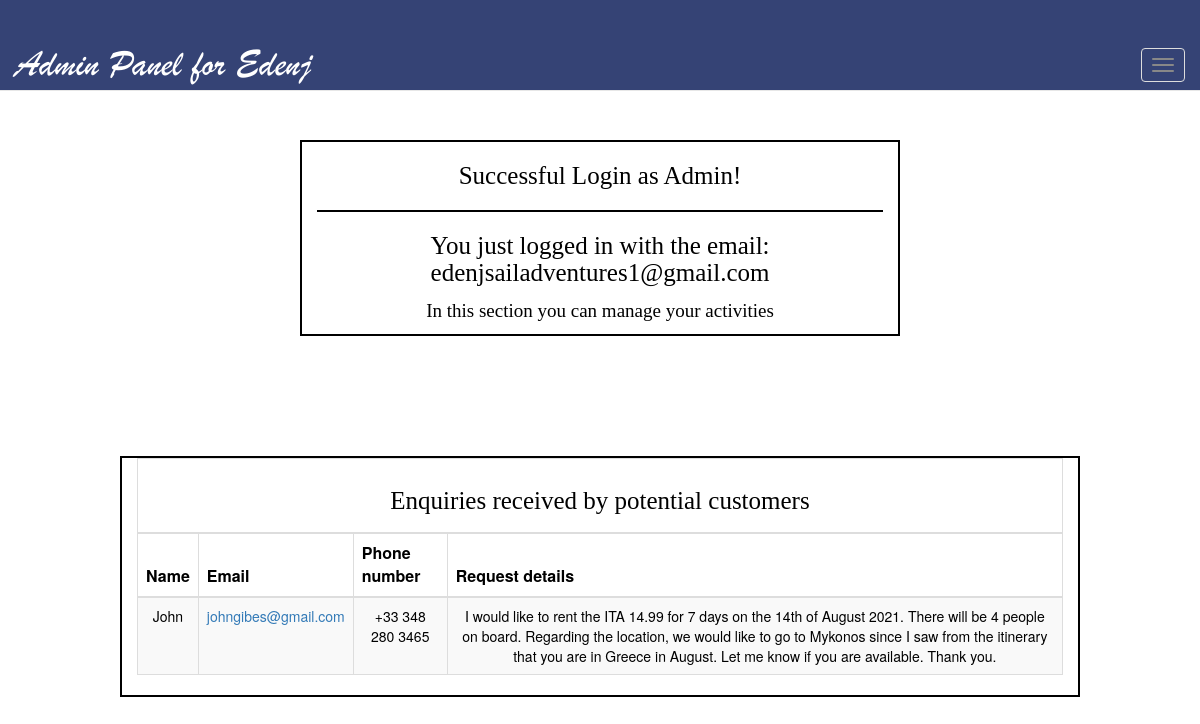
The page /admin-panel.php (signed in) on the database its author committed.
### tables this page shows
CREATE TABLE `enquire` (
  `id` int(11) NOT NULL,
  `name` varchar(255) NOT NULL,
  `email` varchar(255) NOT NULL,
  `phone` varchar(50) NOT NULL,
  `details` varchar(999) NOT NULL
);

### admin-panel.php (the view, shortened to what this page needs)
<!DOCTYPE html>
<html>
<head>
    <link rel="stylesheet" href="https://maxcdn.bootstrapcdn.com/bootstrap/3.3.7/css/bootstrap.min.css">
    <link rel="stylesheet" href="//use.fontawesome.com/releases/v5.0.7/css/all.css">
    <link rel="stylesheet" type="text/css" href="css/style.css">
</head>
<body>
    <div class="container">
        <nav class="navbar navbar-default navbar-fixed-top my-navbar">
            <br>
            <br>
            <div class="navbar-header">
                <button type="button" data-target="#navbarCollapse" data-toggle="collapse" class="navbar-toggle">
                    <span class="icon-bar"></span>
                    <span class="icon-bar"></span>
                    <span class="icon-bar"></span>
                </button>
                <a class="navbar-brand header-text-change" style="color:white;" href="#">Admin Panel for Edenj</a>
            </div>
        </nav>
    </div>
    <br>
    <br>
    <br>
    <br>
    <br>
    <br>
    <br>
    <div class="container-fluid text-container">
        <h2>Successful Login as Admin!</h2>
        <hr>
        <h2>You just logged in with the email: <?php echo $_SESSION['email']; ?></h2>
        <p>In this section you can manage your activities</p>
    </div>
    <br>
    <br>
    <br>
    <br>
    <br>
    <br>
    <div class="container-fluid table-container">
        <div class="row">
            <div class="col-lg-12">
                <table class="table table-bordered table-striped text-center center">
                    <thead>
                        <tr>
                            <td colspan="14">
                                <h2 class="text-center m-0">Enquiries received by potential customers</h2>
                            </td>
                        </tr>
                        <tr style="font-size:16px;">
                            <th colspan="2">Name</th>
                            <th colspan="3">Email</th>
                            <th colspan="4">Phone number</th>
                            <th colspan="5">Request details</th>
                        </tr>
                    </thead>
                    <tbody>
                        <?php
                                    require_once 'config.php';
                                        $stmt = $link->prepare("SELECT * FROM enquire");
                                        $stmt->execute();
                                        $result = $stmt->get_result();
                                        while($row = $result->fetch_assoc()):
                                    ?>
                        <tr>
                            <td colspan="2"><?= $row['name'] ?></td>
                            <td colspan="3"><a href="mailto:<?= $row['email'] ?>"><?= $row['email'] ?></a></td>
                            <td colspan="4"><?= $row['phone'] ?></td>
                            <td colspan="5"><?= $row['details'] ?></td>
                        </tr>
                        <?php endwhile; ?>
                    </tbody>
                </table>
            </div>
        </div>
    </div>
</body>
</html>

### css/style.css (style rules this page uses)
.my-navbar { background-color: #354375; }
.header-text-change { font-size: 38px; font-family: Brush Script MT; }
@media (max-width: 1200px) { .navbar-header { float: none; } }
@media (max-width: 1200px) { .navbar-toggle { display: block; } }
.text-container { border: 2px solid; color: black; text-align: center; width: 50%; }
h2 { font-size: 25px; font-family: Century Gothic bold; }
p { font-size: 19px; font-family: Century Gothic; }
hr { border-color: black; border-width: 2px; }
.container-fluid { height: 100% }
.center { margin-left: auto; margin-right: auto; }

### admin-panel.php (style rules this page uses)
.table-container { border: 2px solid; color: black; text-align: center; width: 80%; }

### rows shown on the page
enquire: name "John", email "johngibes@gmail.com", phone "+33 348 280 3465", details "I would like to rent the ITA 14.99 for 7 days on the 14th of August 2021. There will be 4 people on board. Regarding the location, we would like to go to Mykonos since I saw from the itinerary that you are in Greece in August. Let me know if you are available. Thank you."

### other values the page prints
$_SESSION['email'] "edenjsailadventures1@gmail.com"
